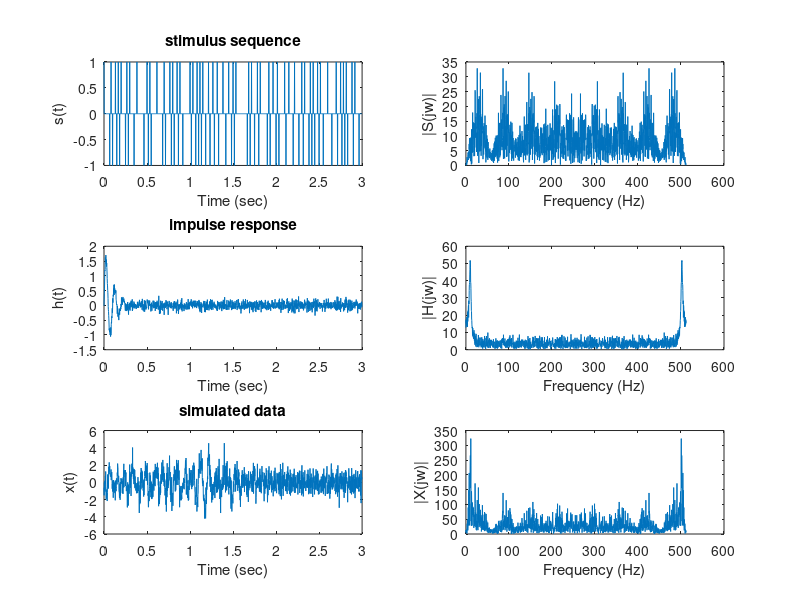
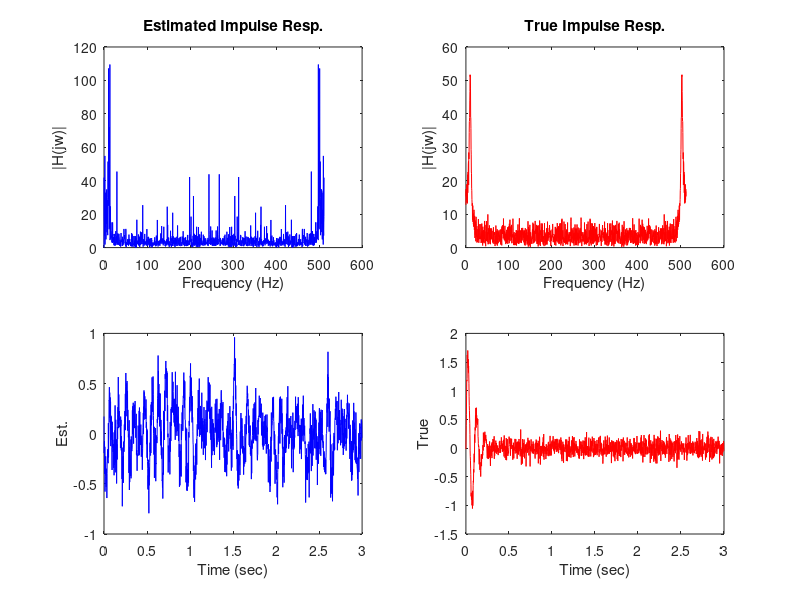
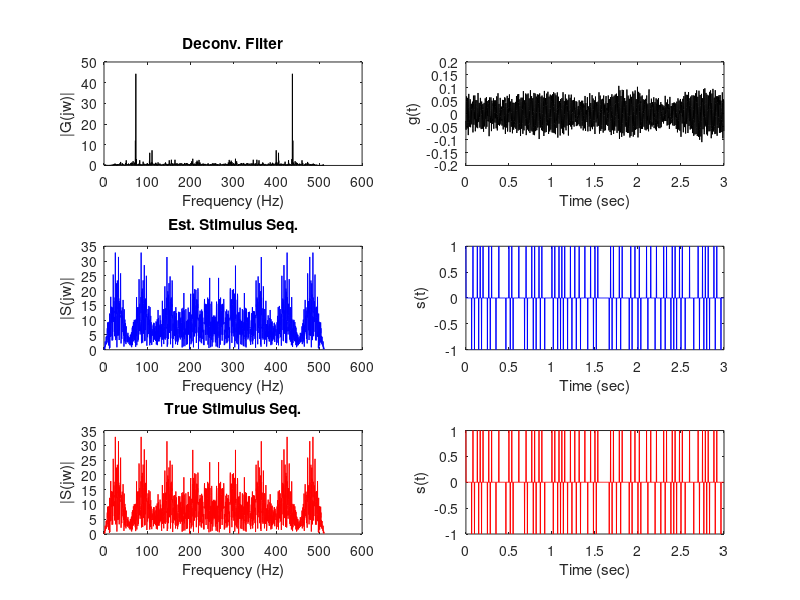

Write MATLAB code to recreate these figures, in order.

REFRESH = 60;   % Hz
SRATE = 512;    % Hz
T = 3;  % data length (sec)
N = T*REFRESH;   % stimulus length

% generate stimulus sequence
rand_seq = rand(1,N) > 0.5;
stim_seq = diff(rand_seq);
S = zeros(1,T*SRATE);
ind = floor((0:1:(N-2)) * SRATE / REFRESH) + 1;
S(ind) = stim_seq;
S_jw = fft(S);

% generate impulse response
tao = 10;
freq = 10;
t = 0:1/SRATE:(T-1/SRATE); 
H = exp(-tao*t) .* sin(2*pi*freq*t);
H = H + awgn(H,20);
H_jw = fft(H);

% simulated signal
X = conv(H, S, 'same');
% X = X(1:length(t));
X_jw = fft(X);

% plot simulation results
f = 0:1/T:(SRATE-1/T);
figure, 
subplot(3,2,1); plot(t,S); ylabel('s(t)'); xlabel('Time (sec)'); title('stimulus sequence');
subplot(3,2,2); plot(f,abs(S_jw)); xlabel('Frequency (Hz)'); ylabel('|S(jw)|');
subplot(3,2,3); plot(t,H); ylabel('h(t)'); xlabel('Time (sec)'); title('impulse response');
subplot(3,2,4); plot(f,abs(H_jw)); xlabel('Frequency (Hz)'); ylabel('|H(jw)|');
subplot(3,2,5); plot(t,X); ylabel('x(t)'); xlabel('Time (sec)'); title('simulated data');
subplot(3,2,6); plot(f,abs(X_jw)); xlabel('Frequency (Hz)'); ylabel('|X(jw)|');

%% 
% option 1: H = X / S (same as option 2)
H_jw_est_1 = X_jw ./ S_jw;                % zero at 0 Hz
H_jw_est_1(1) = 0;                        % set zero frequency to 0
H_est_1 = ifft(H_jw_est_1);

% option 2: H = XX* / SX*
H_jw_est = (X_jw .* conj(X_jw)) ./ (S_jw .* conj(X_jw));
H_jw_est(1) = 0;
H_est = ifft(H_jw_est);

% plot results
figure,
subplot(2,2,1); plot(f,abs(H_jw_est),'b'); xlabel('Frequency (Hz)'); ylabel('|H(jw)|'); title('Estimated Impulse Resp.')
subplot(2,2,2); plot(f,abs(H_jw),'r'); xlabel('Frequency (Hz)'); ylabel('|H(jw)|'); title('True Impulse Resp.')
subplot(2,2,3); plot(t,H_est,'b'); xlabel('Time (sec)'); ylabel('Est.');
subplot(2,2,4); plot(t,H,'r');xlabel('Time (sec)'); ylabel('True');


%%
% compute deconvolve filter
G_jw_est = 1./H_jw_est;
G_jw_est(1) = 0;
G_est = ifft(G_jw_est);

% deconvlve signals
S_jw_est = G_jw_est .* X_jw;
S_est = ifft(S_jw_est);

% plot results
figure,
subplot(3,2,1); plot(f,abs(G_jw_est),'k'); xlabel('Frequency (Hz)'); ylabel('|G(jw)|'); title('Deconv. Filter')
subplot(3,2,2); plot(t,G_est,'k'); xlabel('Time (sec)'); ylabel('g(t)');
subplot(3,2,3); plot(f,abs(S_jw_est),'b'); xlabel('Frequency (Hz)'); ylabel('|S(jw)|'); title('Est. Stimulus Seq.')
subplot(3,2,4); plot(t,S_est,'b');xlabel('Time (sec)'); ylabel('s(t)'); ylim([-1 1]);
subplot(3,2,5); plot(f,abs(S_jw),'r'); xlabel('Frequency (Hz)'); ylabel('|S(jw)|'); title('True Stimulus Seq.')
subplot(3,2,6); plot(t,S,'r');xlabel('Time (sec)'); ylabel('s(t)');


%% 
% apply hanning window
X_win = hann(length(X))' .* X;
X_win_jw = fft(X_win);

% deconvolution
[Q,R] = deconv(X,S);
